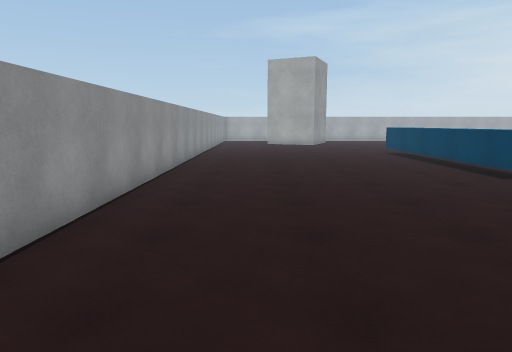
View 1 (above)

12 first-person views from a walk through a scene from a Unity 3-D project. The camera is 1.4 m above the floor, tilts 8° down and sees 70° across. The floor is counted in squares, 1 m on a side. Each view is taken from the middle of a square. On the plan, view 1 faces up. The plan holds only what a view shows up to about 16 squares ahead; the rest is blank. The place goes on beyond the plan. The player is left out. Surface patterns are stand-ins for the level's own textures.

View 2
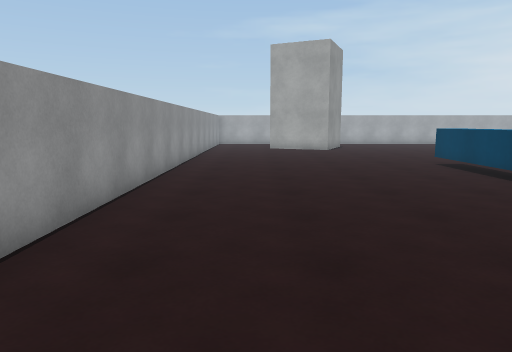

View 3
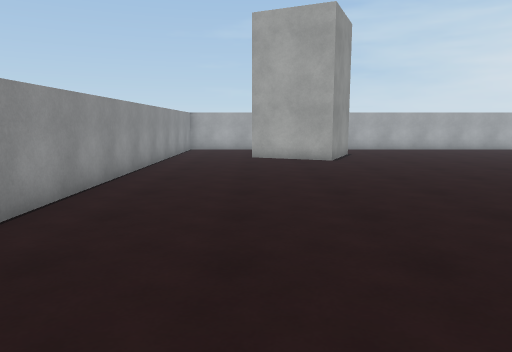

View 4
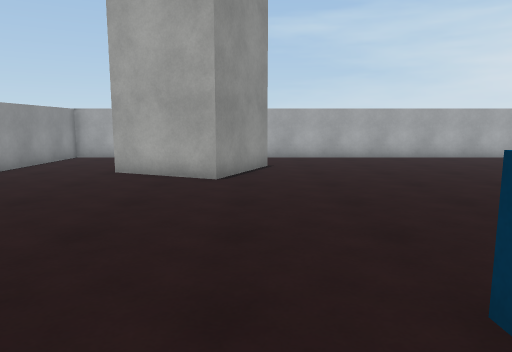

View 5
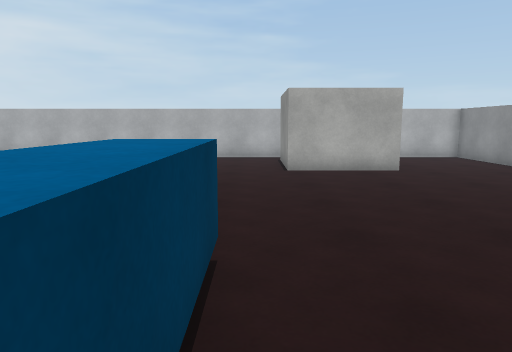

View 6
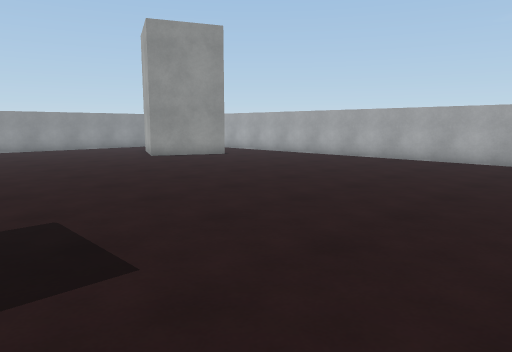

View 7
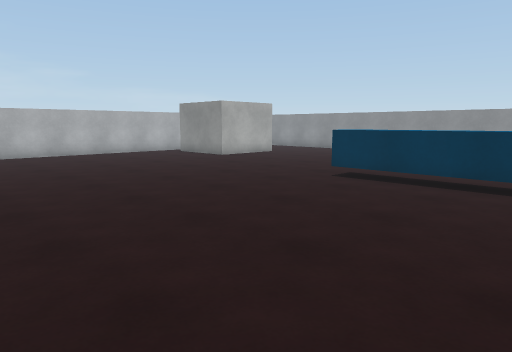

View 8
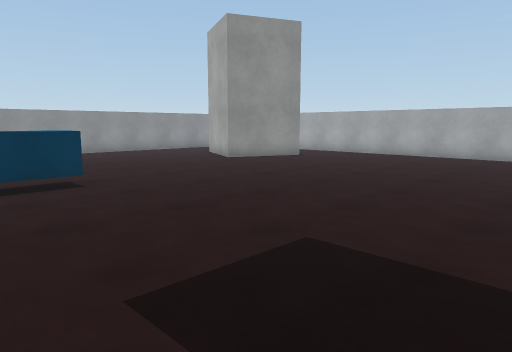

View 9
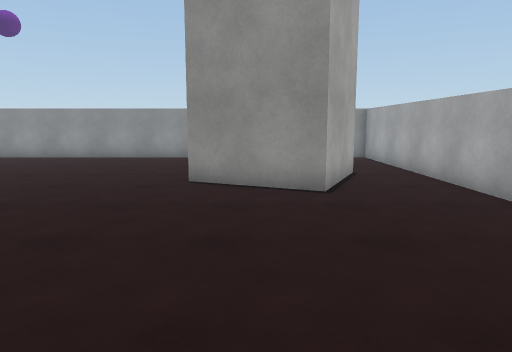

View 10
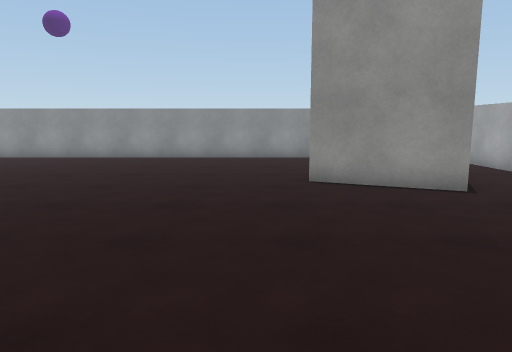

View 11
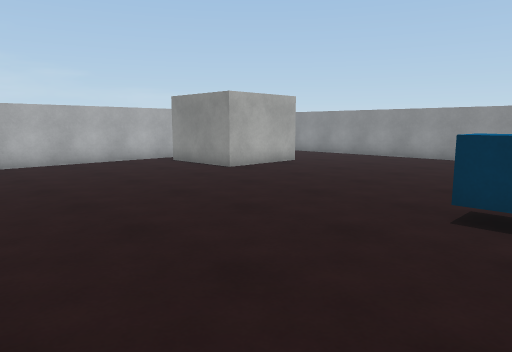

View 12
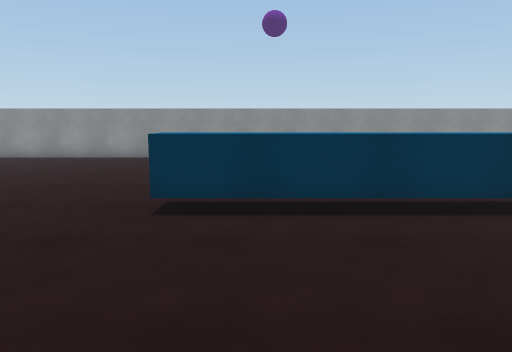

### Floor plan
Key: @ floor where view 1 was taken; # wall or solid block; . floor; ^ raised ledge.
Columns run from 3 left of view 1 to 19 right of it. Each row starts with its distance up from view 1.
 32 ####################
 31 #...................
 30 #....................
 29 #... ####............
 28 #... # ##............
 27 #...#####............
 26 #....###.............
 25 #.....................
 24 #.....................
 23 #.....................
 22 #.....................
 21 #.....................
 20 #.....................
 19 #.....................
 18 #.........^..........
 17 #.........^.........  .
 16 #.........^.......
 15 #.........^.    .  .
 14 #.........^.......
 13 #.........^........
 12 #.........^........
 11 #.........^........
 10 #.........^........
  9 #..................
  8 #..................
  7 #..................
  6 #.................
  5 #.................
  4 #.................
  3 #.................
  2 #....####.........
  1 #....   #........
  0 #..@.   #........
 -1 #...    #........
 -2 #...    #........
 -3 ####    #############

Where each view was taken, in squares from view 1:
view 1: 0 up, 0 right, facing up
view 2: 5 up, 0 right, facing up
view 3: 11 up, 1 right, facing up
view 4: 16 up, 5 right, facing up
view 5: 13 up, 6 right, facing down
view 6: 17 up, 19 right, facing up-left
view 7: 15 up, 16 right, facing down-left
view 8: 15 up, 16 right, facing up-left
view 9: 27 up, 13 right, facing left
view 10: 24 up, 13 right, facing left
view 11: 11 up, 13 right, facing down-left
view 12: 11 up, 13 right, facing left
